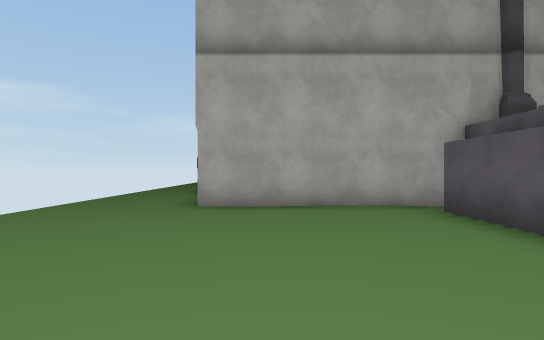
[1] (above)

18 first-person views from a walk through a 3-D level made in the Unity game engine. The camera is 1.4 m above the floor, looks level and sees 75° across. The floor is counted in squares, 2 m on a side. Each view is taken from the middle of a square. On the plan, view 1 faces up. The plan holds only what a view shows up to about 11 squares ahead; the rest is blank. The place goes on beyond the plan. The player character is not drawn. Some animated figures are left out. Some surface patterns are stand-ins.

[2]
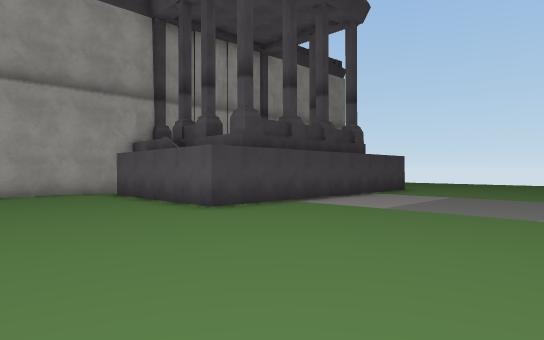

[3]
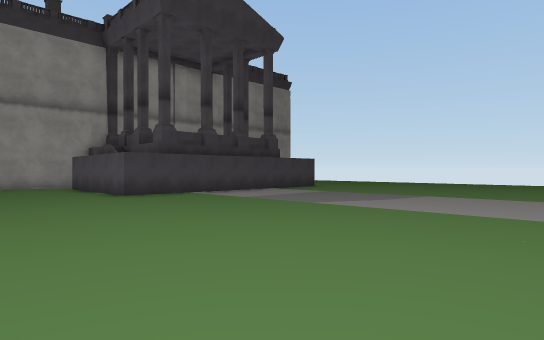

[4]
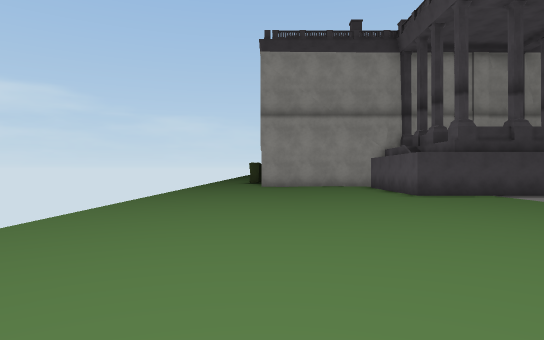

[5]
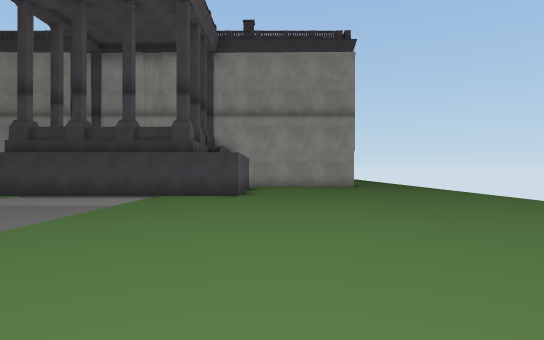

[6]
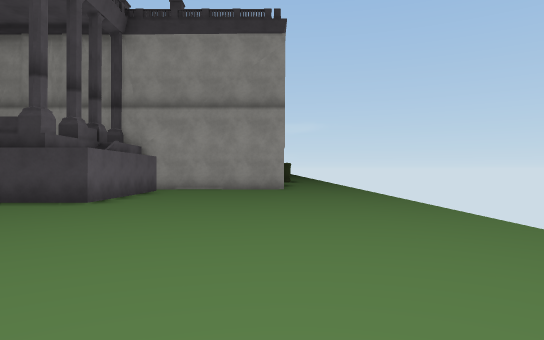

[7]
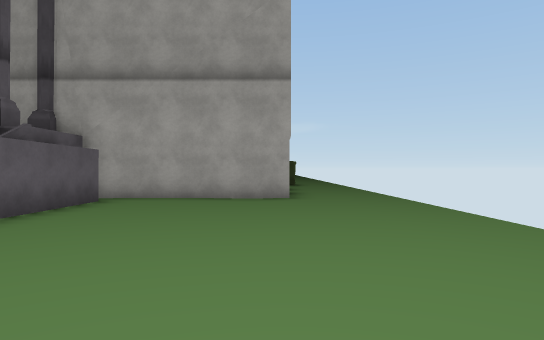

[8]
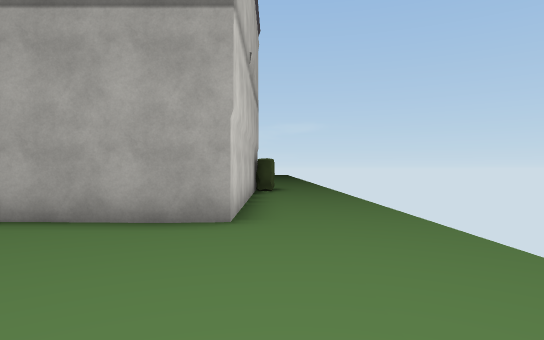

[9]
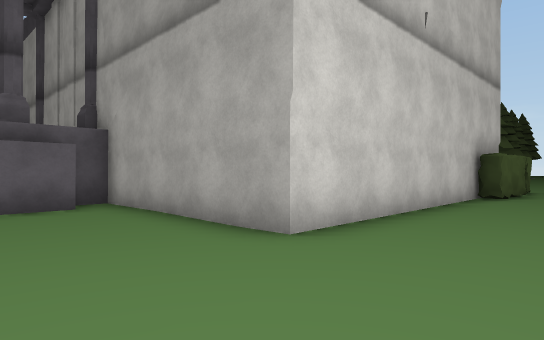

[10]
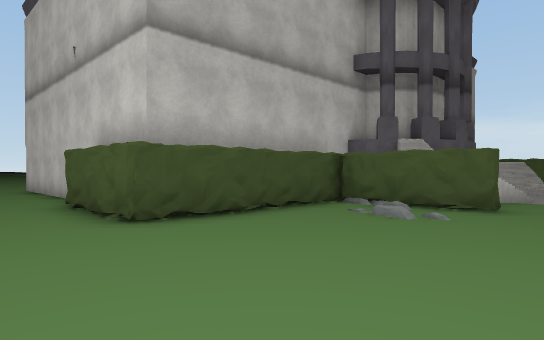

[11]
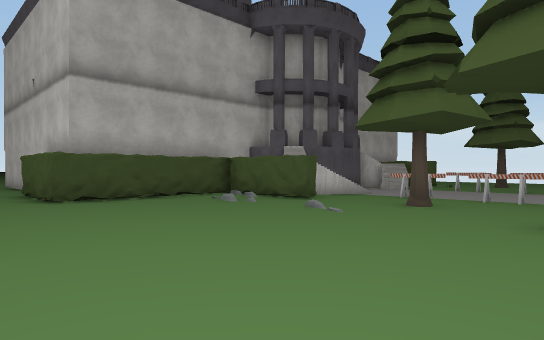

[12]
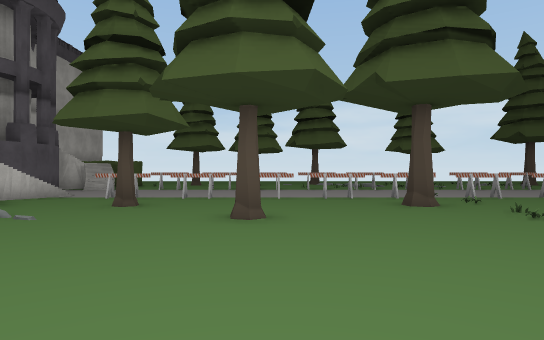

[13]
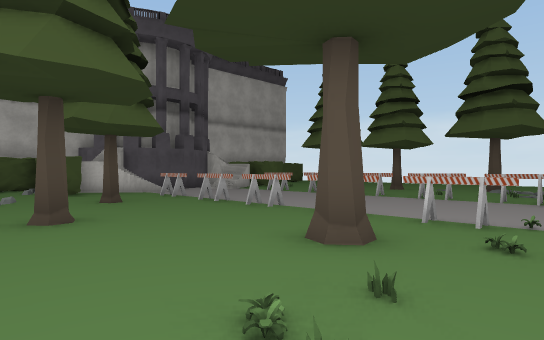

[14]
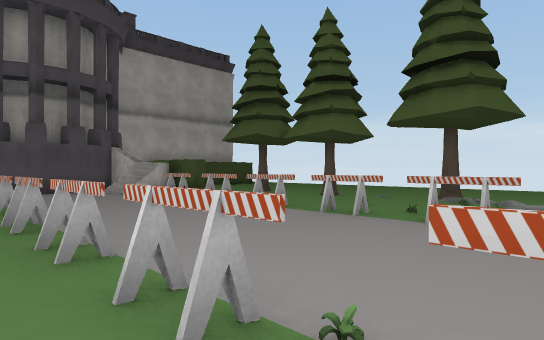

[15]
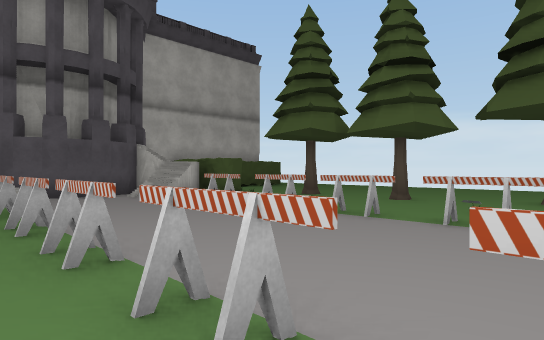

[16]
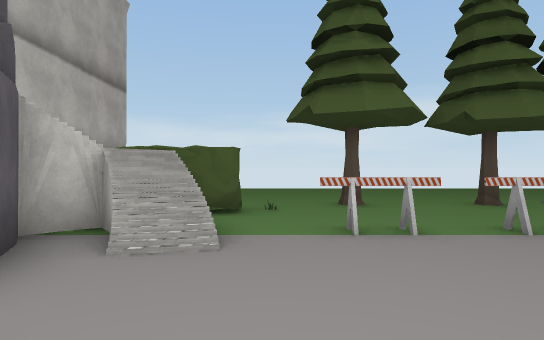

[17]
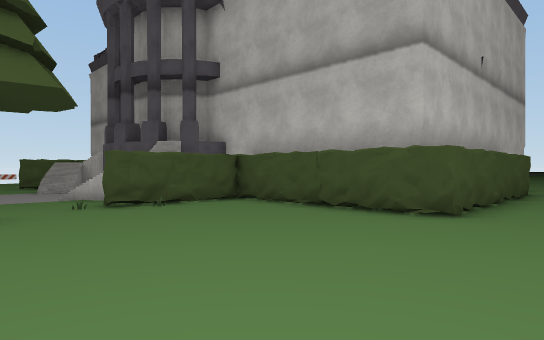

[18]
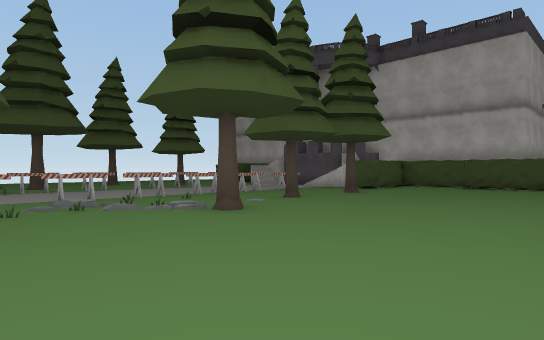

### Floor plan
Key: @ floor where view 1 was taken; # wall or solid block; x gap in a wall; . floor; T pine tree; P plant; O other object.
Columns run from 4 left of view 1 to 18 right of it. Each row starts with its distance up from view 1.
 31 . ... O    ....
 30  .....Ox.O...O...P.
 29 ...... #.....POPOO
 28 .......OOO...O.T.P..
 27 .....T...O...O.......
 26  .......O.............
 25  ........O...O...T.....
 24  .....T..#...#........
 23  ........O...O.........
 22 ...............T.......
 21  .....T..O...O... .....
 20 .......O..............
 19 ......OO  ...##O.......
 18 .......  ######Ox#.....
 17  ......  #   ###.......
 16  .#O#O        ##O#O #.
 15  .O                  .
 14  .O                # .
 13  .#                #...
 12  .O                #...
 11 ..O                #...
 10 ..#                #...
  9 ...                #...
  8 ...                #...
  7 ...#####       #####...
  6 .......#       #.......
  5 .......#       #.......
  4  ......#       #.......
  3 .......#       #.......
  2 .......#########.......
  1 .......................
  0 ....@..................
 -1 .......................
 -2 .......................
 -3 .......................
 -4 ......................
 -5 .....................
 -6  ...................
 -7   ............ ...
 -8    . ...        .

Where each view was taken, in squares from view 1:
view 1: 0 up, 0 right, facing up
view 2: 4 down, 1 left, facing up-right
view 3: 8 down, 1 left, facing up-right
view 4: 8 down, 1 left, facing up
view 5: 8 down, 12 right, facing up
view 6: 6 down, 15 right, facing up
view 7: 2 down, 15 right, facing up
view 8: 2 up, 16 right, facing up
view 9: 4 up, 18 right, facing up-left
view 10: 21 up, 18 right, facing down-left
view 11: 25 up, 18 right, facing down-left
view 12: 25 up, 18 right, facing left
view 13: 30 up, 14 right, facing down-left
view 14: 30 up, 10 right, facing down-left
view 15: 28 up, 10 right, facing down-left
view 16: 20 up, 9 right, facing left
view 17: 22 up, 4 left, facing down-right
view 18: 31 up, 4 left, facing down-right
